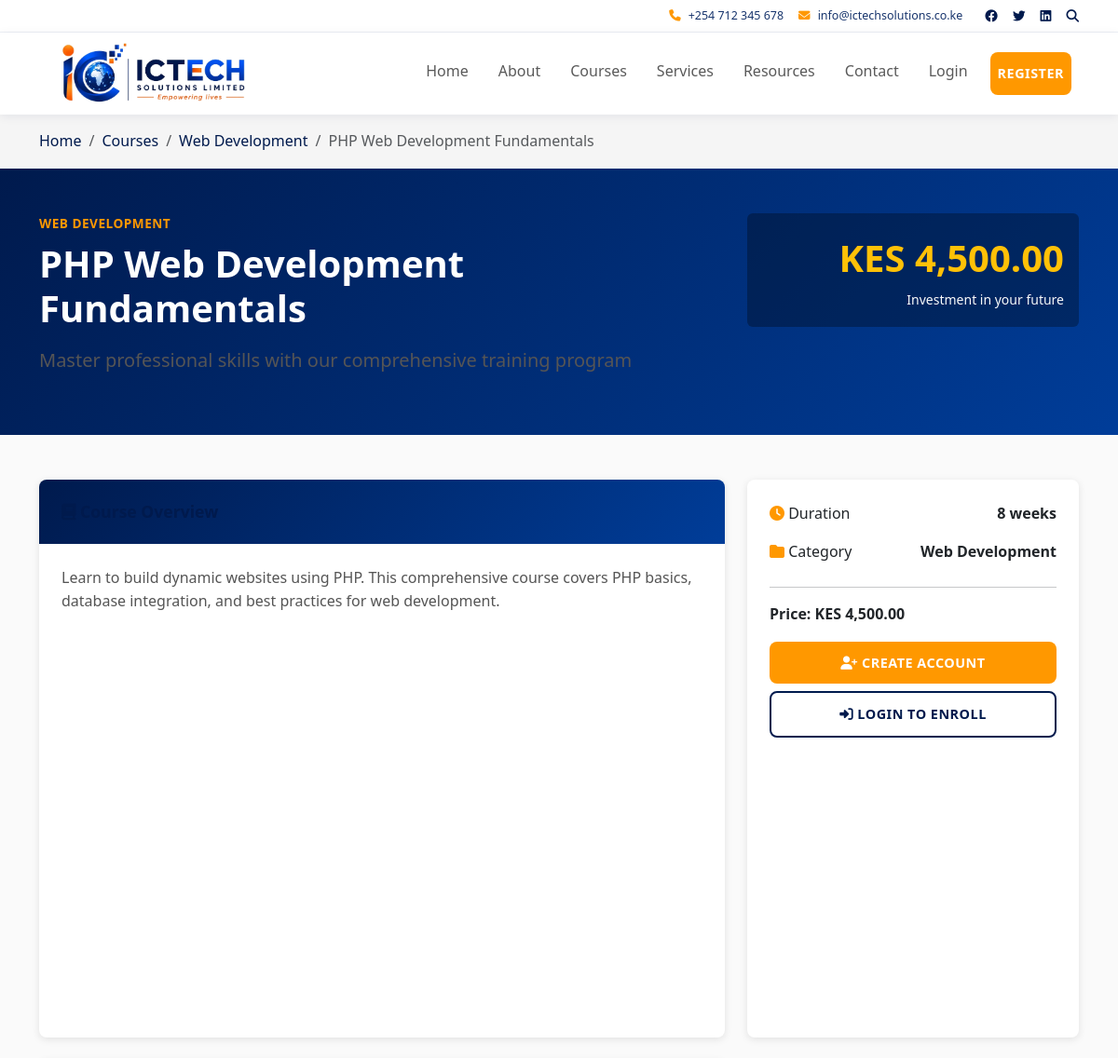
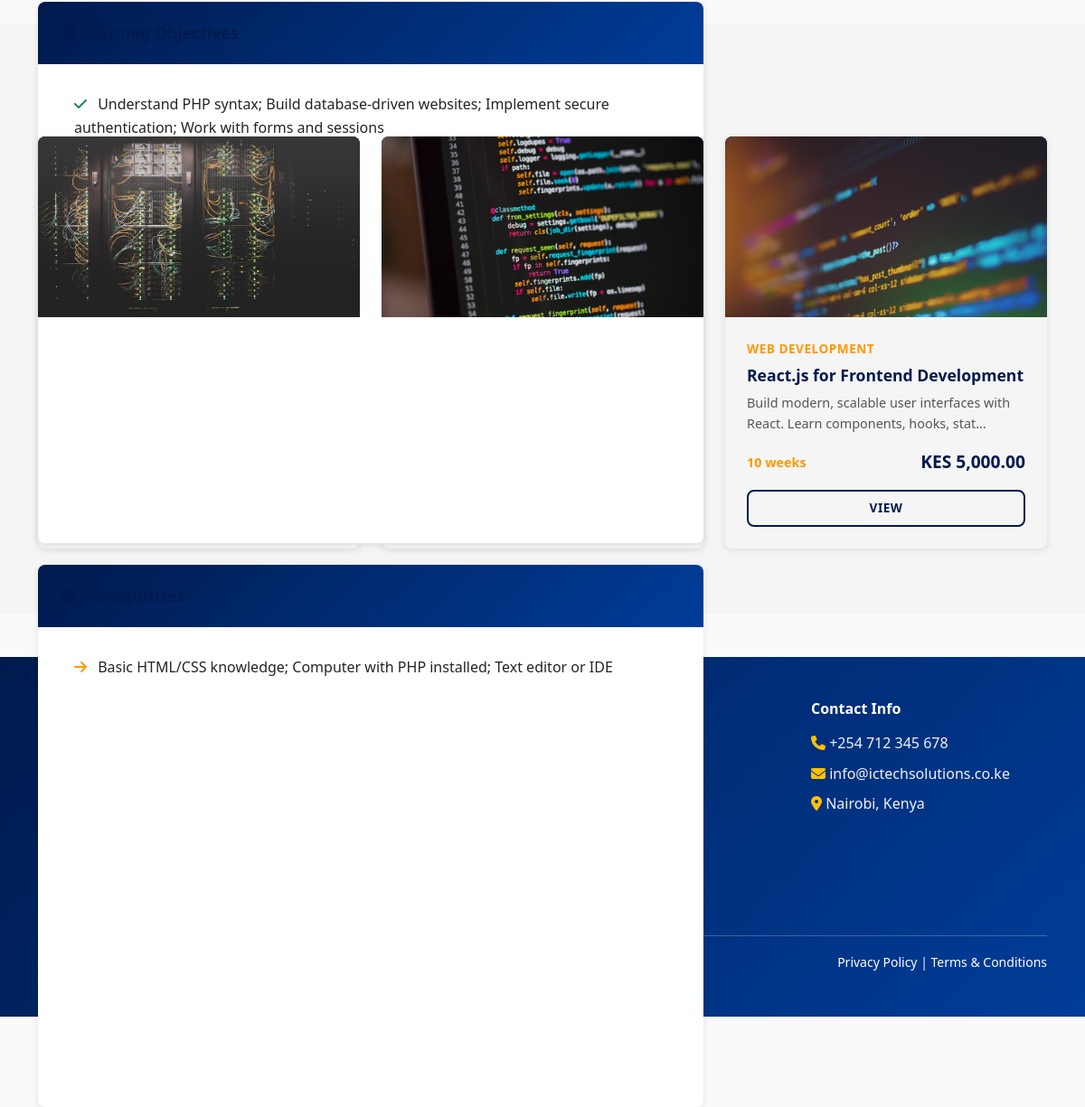
Screenshot of /course-details.php?id=1 with the database file from the repository (2 pictures, top to bottom).
### tables this page shows
CREATE TABLE courses (
    id INT PRIMARY KEY AUTO_INCREMENT,
    title VARCHAR(255) NOT NULL,
    slug VARCHAR(255) NOT NULL UNIQUE,
    description LONGTEXT,
    objectives LONGTEXT,
    requirements LONGTEXT,
    category_id INT NOT NULL,
    price DECIMAL(10, 2) DEFAULT 0,
    duration VARCHAR(100),
    image VARCHAR(255),
    status ENUM('published', 'draft', 'archived') DEFAULT 'draft',
    is_featured BOOLEAN DEFAULT FALSE,
    created_at TIMESTAMP DEFAULT CURRENT_TIMESTAMP,
    updated_at TIMESTAMP DEFAULT CURRENT_TIMESTAMP ON UPDATE CURRENT_TIMESTAMP,
    FOREIGN KEY (category_id) REFERENCES categories(id) ON DELETE CASCADE,
    INDEX idx_slug (slug),
    INDEX idx_category_id (category_id),
    INDEX idx_status (status),
    INDEX idx_featured (is_featured)
);

CREATE TABLE categories (
    id INT PRIMARY KEY AUTO_INCREMENT,
    name VARCHAR(255) NOT NULL UNIQUE,
    slug VARCHAR(255) NOT NULL UNIQUE,
    created_at TIMESTAMP DEFAULT CURRENT_TIMESTAMP,
    updated_at TIMESTAMP DEFAULT CURRENT_TIMESTAMP ON UPDATE CURRENT_TIMESTAMP
);

### includes/helpers.php (called while the page is built, shortened)
<?php
require_once __DIR__ . '/db.php';
function h($text) {
    return htmlspecialchars($text, ENT_QUOTES, 'UTF-8');
}
function formatCurrency($amount) {
    return 'KES ' . number_format($amount, 2);
}
function getCourse($courseId) {
    $db = Database::getInstance();
    return $db->getRow(
        "SELECT c.*, cat.name as category_name
         FROM courses c
         LEFT JOIN categories cat ON c.category_id = cat.id
         WHERE c.id = ?",
        [$courseId]
    );
}
function truncateText($text, $length = 150, $suffix = '...') {
    return substr($text, 0, $length) . $suffix;
}
function getParam($key, $default = null, $filter = FILTER_SANITIZE_STRING) {
    if (isset($_GET[$key])) {
        return filter_var($_GET[$key], $filter);
    }
    return $default;
}
?>

### includes/db.php (called while the page is built, shortened)
<?php
class Database {
    private $pdo;
    private static $instance = null;
    private function __construct() {
        try {
            $dsn = "mysql:host=" . DB_HOST . ";dbname=" . DB_NAME . ";charset=utf8mb4";
            $this->pdo = new PDO($dsn, DB_USER, DB_PASS, [
                PDO::ATTR_ERRMODE => PDO::ERRMODE_EXCEPTION,
                PDO::ATTR_DEFAULT_FETCH_MODE => PDO::FETCH_ASSOC,
                PDO::ATTR_EMULATE_PREPARES => false,
            ]);
        } catch (PDOException $e) {
            if (DEBUG_MODE) {
                die("Database connection failed: " . $e->getMessage());
            } else {
                die("Unable to connect to the database. Please try again later.");
            }
        }
    }
    public static function getInstance() {
        if (self::$instance === null) {
            self::$instance = new self();
        }
        return self::$instance;
    }
    public function query($sql, $params = []) {
        try {
            $stmt = $this->pdo->prepare($sql);
            $stmt->execute($params);
            return $stmt;
        } catch (PDOException $e) {
            if (DEBUG_MODE && LOG_ERRORS) {
                error_log("Database query error: " . $e->getMessage());
            }
            throw $e;
        }
    }
    public function getRow($sql, $params = []) {
        $stmt = $this->query($sql, $params);
        return $stmt->fetch();
    }
    public function getAll($sql, $params = []) {
        $stmt = $this->query($sql, $params);
        return $stmt->fetchAll();
    }
}
?>

### includes/auth.php (called while the page is built, shortened)
<?php
require_once __DIR__ . '/db.php';
class Auth {
    public static function isLoggedIn() {
        return isset($_SESSION['logged_in']) && $_SESSION['logged_in'] === true;
    }
}
?>

### course-details.php (the view, shortened to what this page needs)
<?php
require_once __DIR__ . '/includes/header.php';
require_once __DIR__ . '/includes/helpers.php';
$courseId = getParam('id', null, FILTER_VALIDATE_INT);
$db = Database::getInstance();
$course = getCourse($courseId);
$relatedCourses = $db->getAll(
    "SELECT c.*, cat.name as category_name
     FROM courses c
     LEFT JOIN categories cat ON c.category_id = cat.id
     WHERE c.status = 'published' AND c.category_id = ? AND c.id != ?
     LIMIT 3",
    [$course['category_id'], $courseId]
);
$isEnrolledInCourse = $isLoggedIn ? isEnrolled($currentUser['id'], $courseId) : false;
?>
<nav class="bg-light py-3">
    <div class="container">
        <ol class="breadcrumb mb-0">
            <li class="breadcrumb-item"><a href="<?php echo SITE_URL; ?>">Home</a></li>
            <li class="breadcrumb-item"><a href="courses.php">Courses</a></li>
            <li class="breadcrumb-item"><a href="courses.php?category=<?php echo $course['category_id']; ?>"><?php echo h($course['category_name']); ?></a></li>
            <li class="breadcrumb-item active"><?php echo h($course['title']); ?></li>
        </ol>
    </div>
</nav>
<section class="bg-primary text-white py-5">
    <div class="container">
        <div class="row">
            <div class="col-lg-8">
                <div class="course-category mb-2" style="color: var(--secondary);">
                    <?php echo h($course['category_name']); ?>
                </div>
                <h1 style="color: white;"><?php echo h($course['title']); ?></h1>
                <p class="lead">Master professional skills with our comprehensive training program</p>
            </div>
            <div class="col-lg-4 text-end">
                <div class="bg-dark p-3 rounded" style="background: rgba(0,0,0,0.3) !important;">
                    <div class="text-warning" style="font-size: 2.5rem; font-weight: bold;">
                        <?php echo formatCurrency($course['price']); ?>
                    </div>
                    <small class="text-light">Investment in your future</small>
                </div>
            </div>
        </div>
    </div>
</section>
<section class="py-5">
    <div class="container">
        <div class="row">
            <div class="col-lg-8">
                <div class="card mb-4">
                    <div class="card-header bg-primary text-white">
                        <h5 class="mb-0"><i class="fas fa-book"></i> Course Overview</h5>
                    </div>
                    <div class="card-body">
                        <p><?php echo nl2br(h($course['description'])); ?></p>
                    </div>
                </div>
                <?php if ($course['objectives']): ?>
                    <div class="card mb-4">
                        <div class="card-header bg-primary text-white">
                            <h5 class="mb-0"><i class="fas fa-check-circle"></i> Learning Objectives</h5>
                        </div>
                        <div class="card-body">
                            <ul class="list-group list-group-flush">
                                <?php
                                $objectives = array_filter(array_map('trim', explode("\n", $course['objectives'])));
                                foreach ($objectives as $objective):
                                ?>
                                    <li class="list-group-item">
                                        <i class="fas fa-check text-success me-2"></i> <?php echo h($objective); ?>
                                    </li>
                                <?php endforeach; ?>
                            </ul>
                        </div>
                    </div>
                <?php endif; ?>
                <?php if ($course['requirements']): ?>
                    <div class="card mb-4">
                        <div class="card-header bg-primary text-white">
                            <h5 class="mb-0"><i class="fas fa-exclamation-circle"></i> Prerequisites</h5>
                        </div>
                        <div class="card-body">
                            <ul class="list-group list-group-flush">
                                <?php
                                $requirements = array_filter(array_map('trim', explode("\n", $course['requirements'])));
                                foreach ($requirements as $requirement):
                                ?>
                                    <li class="list-group-item">
                                        <i class="fas fa-arrow-right me-2 text-secondary"></i> <?php echo h($requirement); ?>
                                    </li>
                                <?php endforeach; ?>
                            </ul>
                        </div>
                    </div>
                <?php endif; ?>
            </div>
            <div class="col-lg-4">
                <div class="card sticky-top" style="top: 80px;">
                    <div class="card-body">
                        <div class="mb-4">
                            <div class="d-flex justify-content-between mb-3">
                                <span><i class="fas fa-clock text-secondary"></i> Duration</span>
                                <strong><?php echo h($course['duration']); ?></strong>
                            </div>
                            <div class="d-flex justify-content-between">
                                <span><i class="fas fa-folder text-secondary"></i> Category</span>
                                <strong><?php echo h($course['category_name']); ?></strong>
                            </div>
                        </div>
                        <hr>
                        <?php if ($isEnrolledInCourse): ?>
                            <div class="alert alert-success mb-3">
                                <i class="fas fa-check-circle"></i> You are enrolled in this course
                            </div>
                            <a href="student/my-courses.php" class="btn btn-primary w-100">
                                <i class="fas fa-graduation-cap"></i> Go to Dashboard
                            </a>
                        <?php else: ?>
                            <div class="mb-3">
                                <div class="mb-2">
                                    <strong class="d-block mb-2">Price: <?php echo formatCurrency($course['price']); ?></strong>
                                </div>
                            </div>
                            <?php if ($isLoggedIn): ?>
                                <form method="POST" action="student/my-courses.php">
                                    <input type="hidden" name="action" value="enroll">
                                    <input type="hidden" name="course_id" value="<?php echo $courseId; ?>">
                                    <button type="submit" class="btn btn-secondary w-100">
                                        <i class="fas fa-credit-card"></i> Proceed to Enrollment
                                    </button>
                                </form>
                                <p class="text-center mt-2"><small>Secure payment via M-Pesa</small></p>
                            <?php else: ?>
                                <a href="register.php" class="btn btn-secondary w-100 mb-2">
                                    <i class="fas fa-user-plus"></i> Create Account
                                </a>
                                <a href="login.php" class="btn btn-outline-primary w-100">
                                    <i class="fas fa-sign-in-alt"></i> Login to Enroll
                                </a>
                            <?php endif; ?>
                        <?php endif; ?>
                    </div>
                </div>
            </div>
        </div>
    </div>
</section>
<?php if (!empty($relatedCourses)): ?>
    <section class="bg-light py-5">
        <div class="container">
            <div class="section-header">
                <h3>Related Courses</h3>
            </div>
            <div class="row">
                <?php foreach ($relatedCourses as $related): ?>
                    <div class="col-md-6 col-lg-4 mb-4">
                        <div class="course-card">
                            <div class="course-image">
                                <?php if ($related['image']): ?>
                                    <img src="<?php echo SITE_URL . 'assets/images/' . h($related['image']); ?>" alt="<?php echo h($related['title']); ?>">
                                <?php else: ?>
                                    <i class="fas fa-book"></i>
                                <?php endif; ?>
                            </div>
                            <div class="course-info">
                                <div class="course-category"><?php echo h($related['category_name']); ?></div>
                                <h5 class="course-title"><?php echo h($related['title']); ?></h5>
                                <p class="course-description"><?php echo truncateText($related['description'], 80); ?></p>
                                <div class="course-meta">
                                    <span class="course-duration"><?php echo h($related['duration']); ?></span>
                                    <span class="course-price"><?php echo formatCurrency($related['price']); ?></span>
                                </div>
                                <div class="course-footer">
                                    <a href="course-details.php?id=<?php echo $related['id']; ?>" class="btn btn-outline-primary btn-sm">
                                        View
                                    </a>
                                </div>
                            </div>
                        </div>
                    </div>
                <?php endforeach; ?>
            </div>
        </div>
    </section>
<?php endif; ?>
<?php require_once __DIR__ . '/includes/footer.php'; ?>

### rows the page displays
courses: category.name "Web Development", title "PHP Web Development Fundamentals", category.name "WEB DEVELOPMENT", price "KES 4,500.00", description "Learn to build dynamic websites using PHP. This comprehensive course covers PHP basics, database integration, and best practices for web development.", objectives "Understand PHP syntax; Build database-driven websites; Implement secure authentication; Work with forms and sessions", requirements "Basic HTML/CSS knowledge; Computer with PHP installed; Text editor or IDE", duration "8 weeks"
courses: image (picture)
courses: image (picture)
courses: image (picture), category.name "WEB DEVELOPMENT", title "React.js for Frontend Development", description "Build modern, scalable user interfaces with React. Learn components, hooks, stat...", duration "10 weeks", price "KES 5,000.00"
